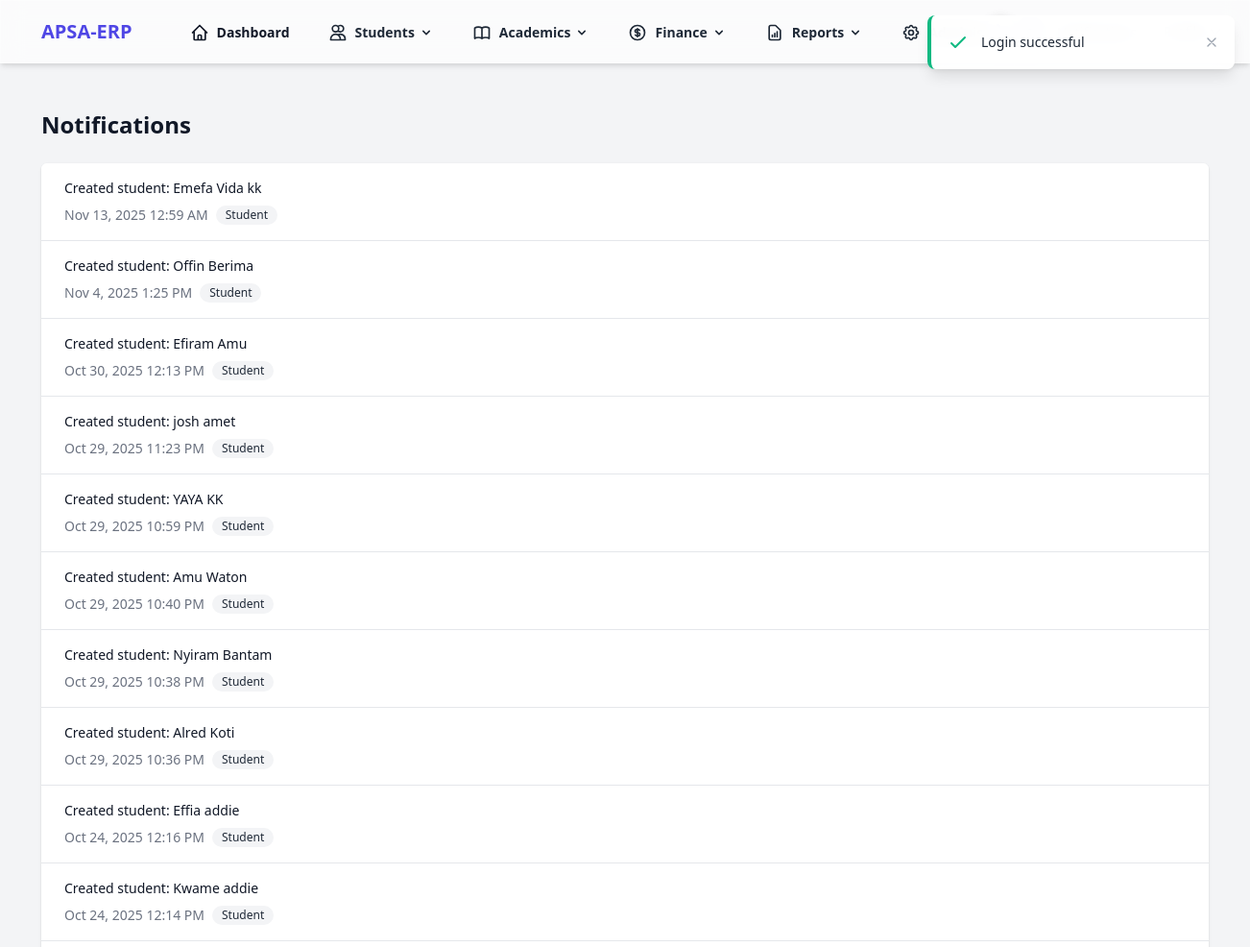
The app's page /notifications (signed in, upper part), older data.
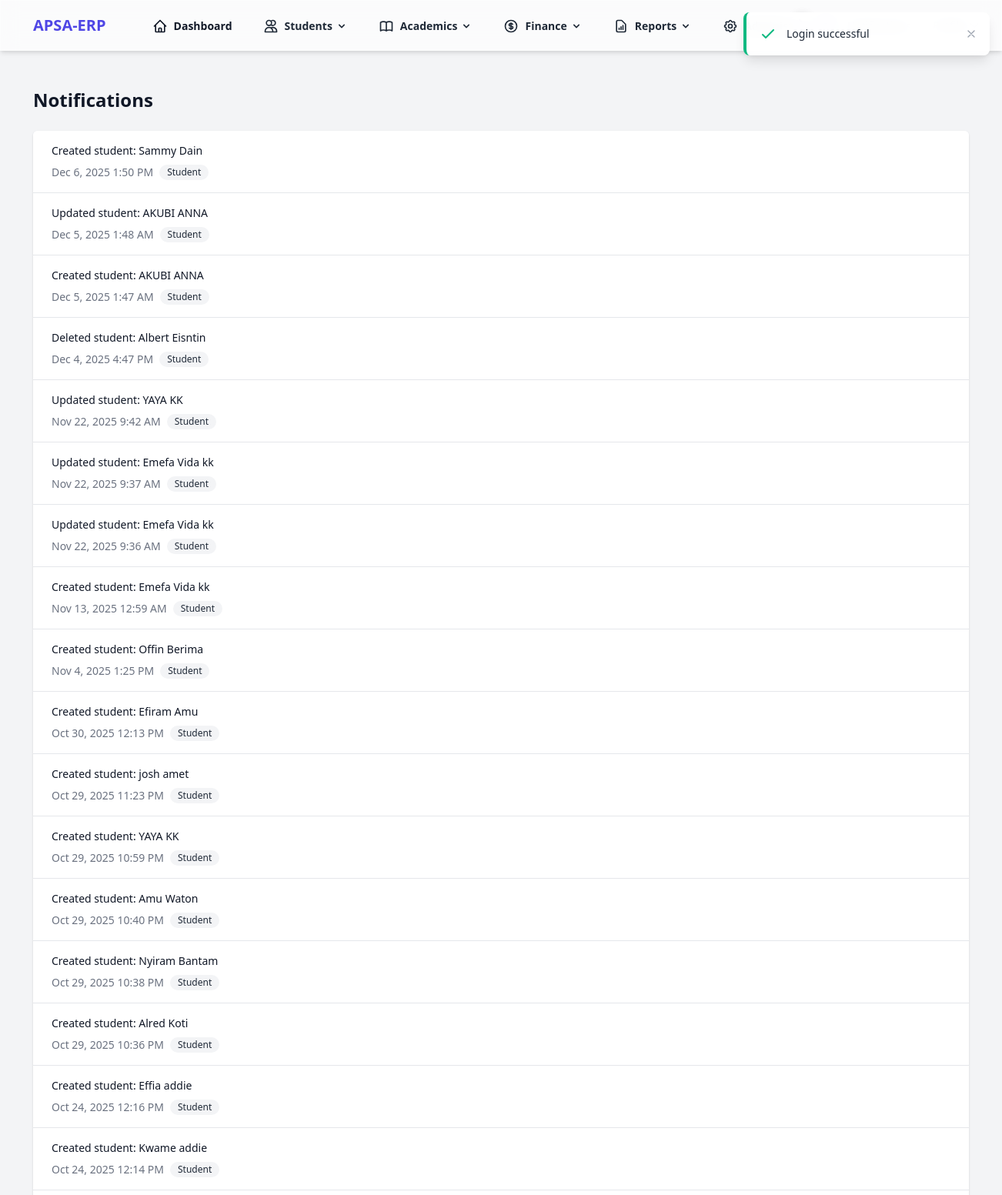
The same page, newer data.
### tables this page shows
CREATE TABLE `notifications` (
  `id` int NOT NULL AUTO_INCREMENT,
  `user_id` int NOT NULL,
  `message` text NOT NULL,
  `type` varchar(50) DEFAULT NULL,
  `is_read` tinyint(1) DEFAULT '0',
  `related_id` int DEFAULT NULL,
  `related_type` varchar(50) DEFAULT NULL,
  `created_at` timestamp NULL DEFAULT CURRENT_TIMESTAMP,
  `updated_at` timestamp NULL DEFAULT CURRENT_TIMESTAMP ON UPDATE CURRENT_TIMESTAMP,
  PRIMARY KEY (`id`),
  KEY `user_id` (`user_id`)
);

### app/Core/Controller.php (called while the page is built, shortened)
<?php
class Controller
{
    protected function view($view, $data = [])
    {
        extract($data);
        require_once RESOURCES_PATH . "/views/{$view}.php";
    }
}

### app/Controllers/NotificationController.php (called while the page is built, shortened)
<?php
class NotificationController extends Controller
{
    private $notificationModel;
    public function __construct()
    {
        $this->notificationModel = new Notification();
    }
    public function index()
    {
        $userId = $_SESSION['user']['id'];
        $notifications = $this->notificationModel->getAllForUser($userId);
        $unreadCount = $this->notificationModel->getUnreadCount($userId);
        $this->notificationModel->markAllAsRead($userId);
        $this->view('notifications/index', [
            'notifications' => $notifications,
            'unreadCount' => $unreadCount
        ]);
    }
}

### app/Core/Application.php (called while the page is built, shortened)
<?php
class Application
{
    protected $router;
    public function __construct()
    {
        $this->router = new Router();
    }
    public function run()
    {
        $uri = $_SERVER['REQUEST_URI'] ?? '/';
        if (strlen($uri) > 1) {
            $uri = rtrim($uri, '/');
        }
        $this->router->route($uri);
    }
}

### public/index.php (called while the page is built, shortened)
<?php
$app = new App\Core\Application();
$app->run();

### app/Core/Database.php (called while the page is built, shortened)
<?php
class Database
{
    private $host;
    private $dbname;
    private $username;
    private $password;
    private $charset;
    private $pdo;
    public function __construct()
    {
        $this->host = DB_HOST;
        $this->dbname = DB_NAME;
        $this->username = DB_USER;
        $this->password = DB_PASS;
        $this->charset = DB_CHARSET;
    }
    private function connect()
    {
        try {
            $dsn = "mysql:host={$this->host};dbname={$this->dbname};charset={$this->charset}";
            $options = [
                \PDO::ATTR_ERRMODE => \PDO::ERRMODE_EXCEPTION,
                \PDO::ATTR_DEFAULT_FETCH_MODE => \PDO::FETCH_ASSOC,
                \PDO::ATTR_EMULATE_PREPARES => false,
            ];
            $this->pdo = new \PDO($dsn, $this->username, $this->password, $options);
        } catch (\PDOException $e) {
            throw new \Exception("Database connection failed: " . $e->getMessage());
        }
    }
    public function query($sql, $params = [])
    {
        try {
            $stmt = $this->pdo->prepare($sql);
            $stmt->execute($params);
            return $stmt;
        } catch (\PDOException $e) {
            throw new \Exception("Query failed: " . $e->getMessage());
        }
    }
    public function execute($sql, $params = [])
    {
        $stmt = $this->query($sql, $params);
        return $stmt->rowCount();
    }
    public function fetchAll($sql, $params = [])
    {
        $stmt = $this->query($sql, $params);
        return $stmt->fetchAll();
    }
}

### app/Core/Model.php (called while the page is built, shortened)
<?php
class Model
{
    public function __construct()
    {
        $this->db = new Database();
    }
}

### app/Models/Notification.php (called while the page is built, shortened)
<?php
class Notification extends Model
{
    protected $table = 'notifications';
    public function getAllForUser($userId)
    {
        $sql = "
            SELECT * FROM {$this->table}
            WHERE user_id = :user_id
            ORDER BY created_at DESC
        ";
        return $this->db->fetchAll($sql, ['user_id' => $userId]);
    }
}

### resources/views/notifications/index.php (the view, shortened to what the changed rows need)
<div class="max-w-7xl mx-auto py-6 sm:px-6 lg:px-8">
    <div class="px-4 py-6 sm:px-0">
        <div class="flex justify-between items-center mb-6">
            <h1 class="text-2xl font-semibold text-gray-900">Notifications</h1>
        </div>
        <div class="bg-white shadow overflow-hidden sm:rounded-md">
            <ul class="divide-y divide-gray-200">
                <?php if (empty($notifications)): ?>
                <li class="px-6 py-4">
                    <div class="text-center">
                        <p class="text-gray-500">No notifications found.</p>
                    </div>
                </li>
                <?php else: ?>
                <?php foreach ($notifications as $notification): ?>
                <li class="<?= $notification['is_read'] ? 'bg-white' : 'bg-blue-50' ?>">
                    <div class="px-6 py-4">
                        <div class="flex items-center justify-between">
                            <p class="text-sm font-medium <?= $notification['is_read'] ? 'text-gray-900' : 'text-blue-600' ?>">
                                <?= htmlspecialchars($notification['message']) ?>
                            </p>
                        </div>
                        <div class="mt-2 flex items-center text-sm text-gray-500">
                            <span>
                                <?= date('M j, Y g:i A', strtotime($notification['created_at'])) ?>
                            </span>
                            <?php if ($notification['type']): ?>
                            <span class="ml-2 inline-flex items-center px-2.5 py-0.5 rounded-full text-xs font-medium bg-gray-100 text-gray-800">
                                <?= ucfirst(htmlspecialchars($notification['type'])) ?>
                            </span>
                            <?php endif; ?>
                        </div>
                    </div>
                </li>
                <?php endforeach; ?>
                <?php endif; ?>
            </ul>
        </div>
    </div>
</div>
<?php
include RESOURCES_PATH . '/layouts/app.php';
?>

Row changes from the older to the newer data that the page shows:
added notifications: message "Created student: Sammy Dain", created_at "Dec 6, 2025 1:50 PM", type "Student"
added notifications: message "Updated student: AKUBI ANNA", created_at "Dec 5, 2025 1:48 AM", type "Student"
added notifications: message "Created student: AKUBI ANNA", created_at "Dec 5, 2025 1:47 AM", type "Student"
added notifications: message "Deleted student: Albert Eisntin", created_at "Dec 4, 2025 4:47 PM", type "Student"
added notifications: message "Updated student: YAYA KK", created_at "Nov 22, 2025 9:42 AM", type "Student"
added notifications: message "Updated student: Emefa Vida kk", created_at "Nov 22, 2025 9:37 AM", type "Student"
added notifications: message "Updated student: Emefa Vida kk", created_at "Nov 22, 2025 9:36 AM", type "Student"
